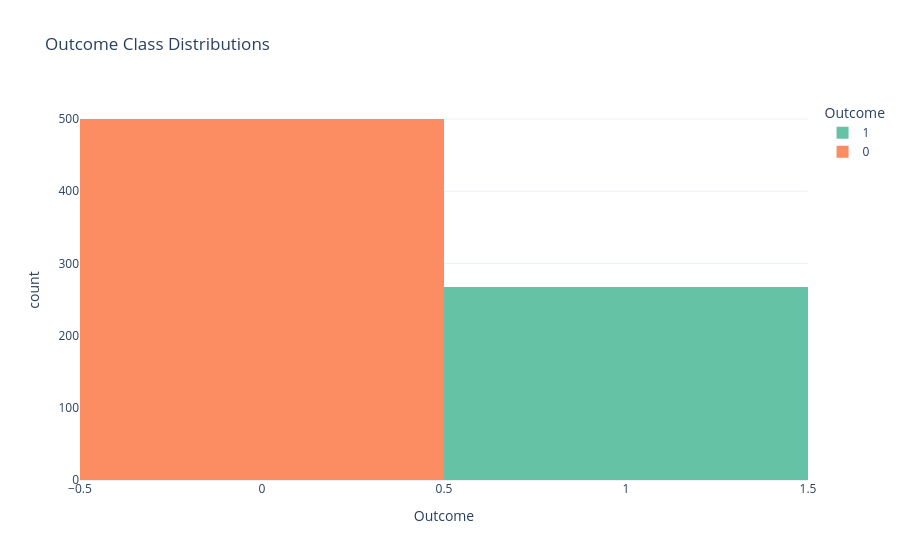

The notebook cell this image was saved under:
### Markdown cell above
### 7. Countplot: Visualizing Outcome Classes

### Code cell
fig = px.histogram(
    df, x='Outcome', color='Outcome',
    title='Outcome Class Distributions',
    color_discrete_sequence=px.colors.qualitative.Set2
)
fig.show()

### Figure 1 — Plotly figure (JSON) as saved in the notebook; plotly's stock layout.template omitted (floating-point values rounded to 4 significant figures; data arrays with more than 128 entries replaced by an {"elided": "..."} marker saying what was removed)
{"data": [{"bingroup": "x", "hovertemplate": "Outcome=%{x}<br>count=%{y}<extra></extra>", "legendgroup": "1", "marker": {"color": "rgb(102,194,165)", "pattern": {"shape": ""}}, "name": "1", "orientation": "v", "showlegend": true, "type": "histogram", "x": {"elided": "268 int values"}, "xaxis": "x", "yaxis": "y"}, {"bingroup": "x", "hovertemplate": "Outcome=%{x}<br>count=%{y}<extra></extra>", "legendgroup": "0", "marker": {"color": "rgb(252,141,98)", "pattern": {"shape": ""}}, "name": "0", "orientation": "v", "showlegend": true, "type": "histogram", "x": {"elided": "500 int values"}, "xaxis": "x", "yaxis": "y"}], "layout": {"barmode": "relative", "legend": {"title": {"text": "Outcome"}, "tracegroupgap": 0}, "title": {"text": "Outcome Class Distributions"}, "xaxis": {"anchor": "y", "categoryarray": [1, 0], "categoryorder": "array", "domain": [0.0, 1.0], "title": {"text": "Outcome"}}, "yaxis": {"anchor": "x", "domain": [0.0, 1.0], "title": {"text": "count"}}}}
